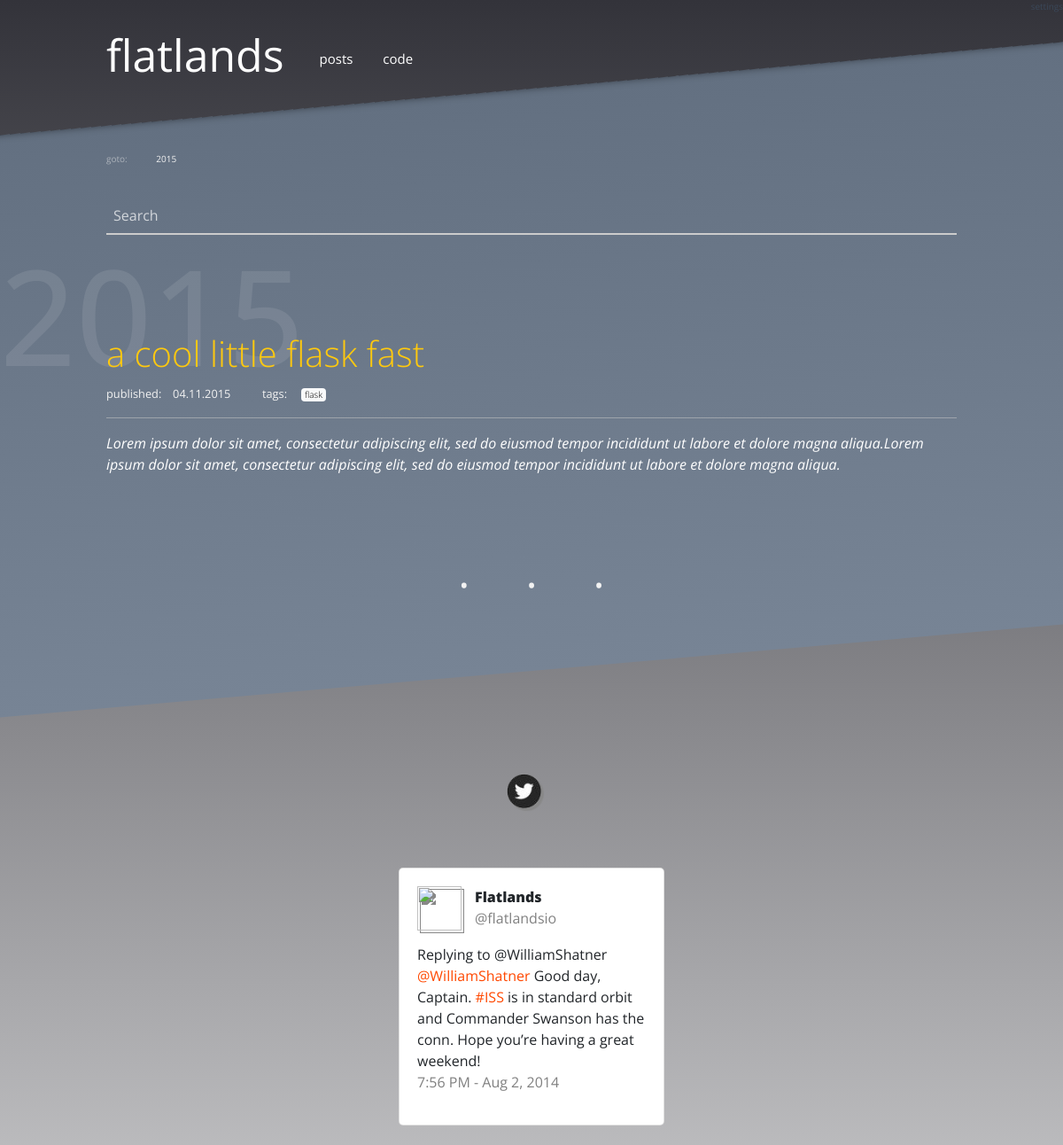
Page /tag/flask (upper part) on the earlier database version.
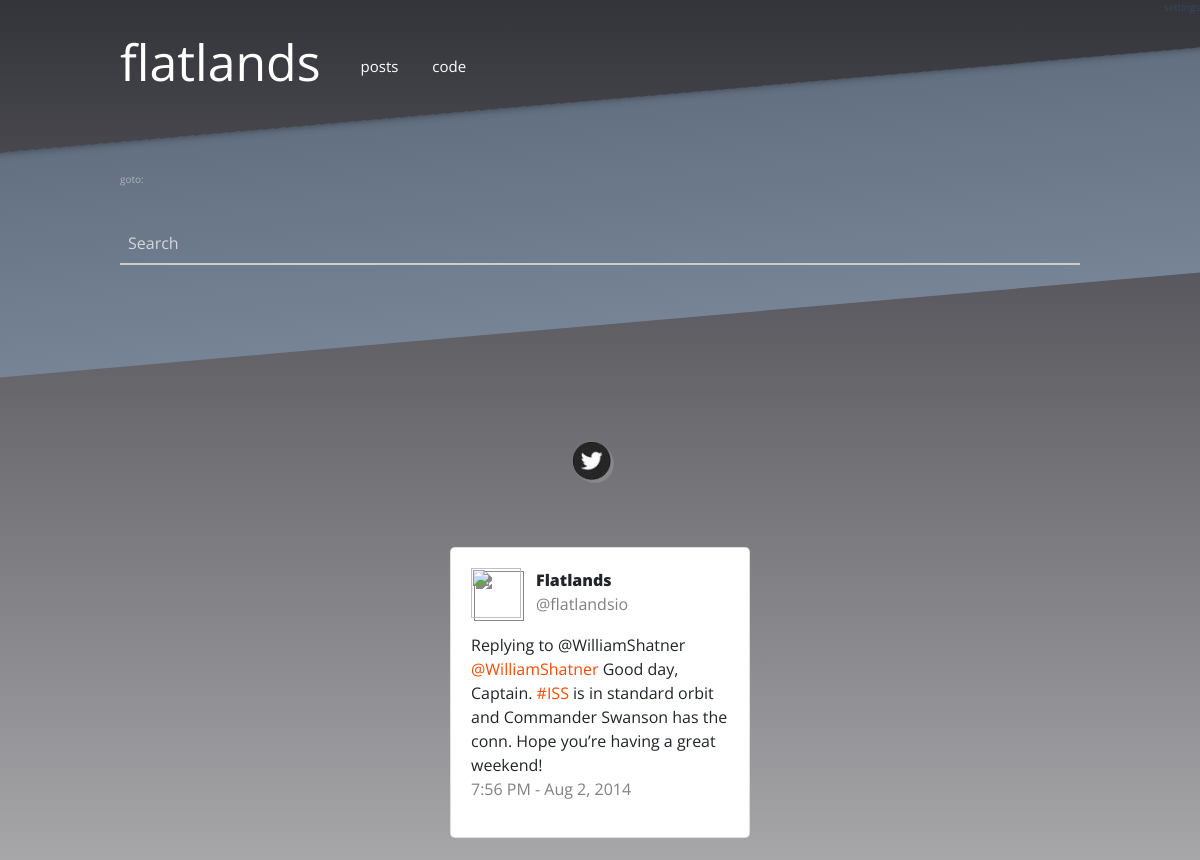
Same page on the later database version.
### modules/models.py (models this page shows, shortened)
class Post(db.Model):
    id = db.Column(db.Integer, primary_key=True)
    title = db.Column(db.String())
    author = db.Column(db.String())
    tags = db.Column(db.String())
    strap = db.Column(db.String())
    content = db.Column(db.String())
    pub_date = db.Column(db.String())
    published = db.Column(db.Boolean, default=False)

### app.py (the view)
@app.route('/tag/<tag>')
def tag(tag):
    all_posts = modules.database.Post().all()
    posts = modules.database.Post().query_tags(str(tag))
    years = modules.database.Post().years_from_posts(posts)
    return render_template('tag.html', posts=posts, years=years)

### modules/database.py (called while the page is built)
    def _retrive_posts(self, published=None):
        if published == None:
            return modules.models.Post.query.all()
        else:
            return modules.models.Post.query.filter_by(published=published).all()

    def to_json(self, results):
        result = {}
        item = {}
        count = 1
        for row in results:
            for k, v in row.__dict__.items():
                if not k.startswith('_') and k != 'id':
                    item[k] = v
            result[count] = item
            count += 1
            item = {}
        return result

    def all(self):
        return self.to_json(self._retrive_posts())

    def years_from_posts(self, posts):
        years = []
        for code, data in posts.items():
            day, month, year = data['pub_date'].split('.')
            years.append(year)
        return sorted(list(set(years)), reverse=True)

    def query_tags(self, tag):
        output = {}
        for code, data in self.to_json(self._retrive_posts()).items():
            if tag in data['tags'].split(' '):
                output[code] = data
        return output

### templates/tag.html
{% extends "base.html" %}
{% block content %}
{% include 'post_nav.html' %}
{% for year in years %}
    <a name="{{ year }}">
        <div class="section-head">
            <h4>{{ year }}</h4>
        </div>
    </a>
    {% for code, data in posts.items()|reverse %}
        {% if data.pub_date.endswith(year) and data.published != False %}
            <div class="blog-post">
                <h4><a href="/post/{{ data.title|replace(" ", "-") }}">{{data.title}}</a></h4>
                <small>
                    published:&emsp;{{data.pub_date}} &emsp; &emsp;
                    tags:&emsp;
                        {% for tag in data.tags.split(' ') %}
                        <span class="badge badge-light"><a style="color:black;font-size:10px;" href="/tag/{{tag}}">{{tag}}</a></span>
                        {% endfor %}
                    </small>
                    <hr style="background-color:rgba(242, 242, 242, .5);">
                <div class="blog-post-strap">{{data.strap}}</div>
            </div>
            <p style="height:30px;"></p>
        {% endif %}
    {% endfor %}
    <div style="color: rgb(242, 242, 242); text-align: center; word-spacing: 50px; font-size: 50px;">· · ·</div>
{% endfor %}
{% endblock %}

Differences in the rows shown:
removed Post: title "a cool little flask fast", pub_date "04.11.2015", tags "flask", strap "Lorem ipsum dolor sit amet, consectetur adipiscing elit, sed do eiusmod tempor incididunt ut labore et dolore magna aliqua.Lorem ipsum dolor sit amet, consectetur adipiscing elit, sed do eiusmod tempor incididunt ut labore et dolore magna aliqua."
Other differences:
list line gone: "2015"
list line gone: "published: tags: · · ·"
